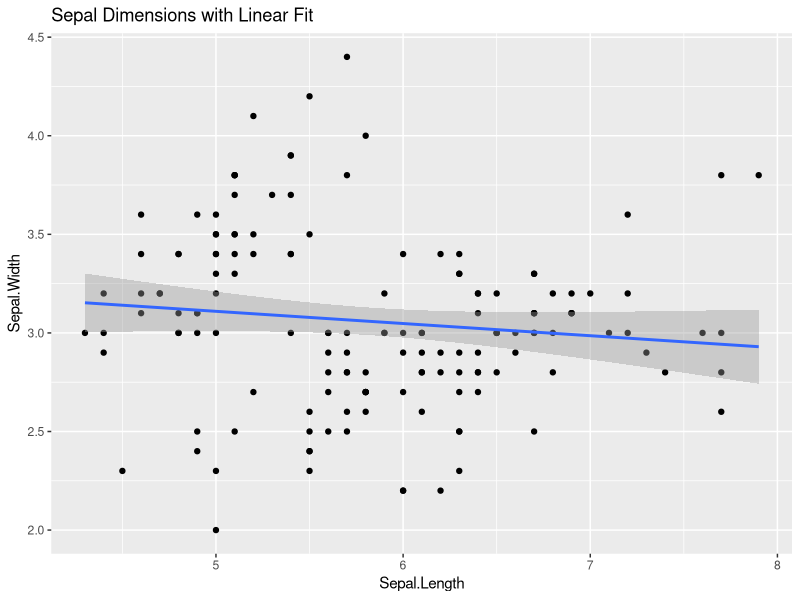
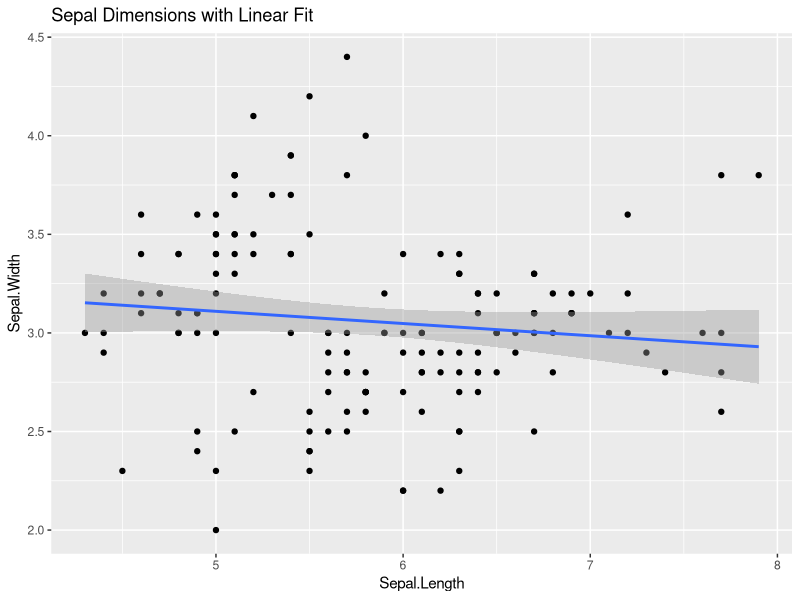

The R script that drew these images, in order:
library(ggplot2)
ggplot(iris, aes(x=Sepal.Length, y=Sepal.Width)) +
  geom_point() +
  geom_smooth(method='lm') +
  labs(title='Sepal Dimensions with Linear Fit')
ggsave('06_scatter_smooth.png', width=5, height=4)
